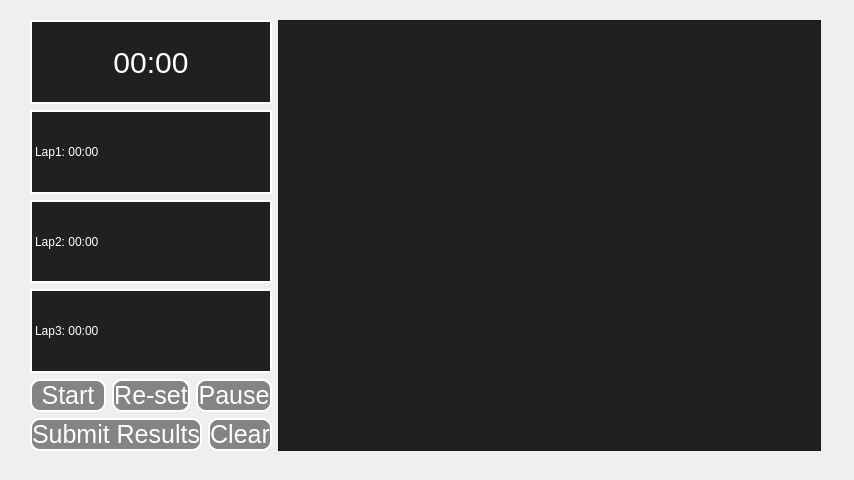
<?xml version="1.0" encoding="UTF-8"?>
<ui version="4.0">
 <class>parentForm</class>
 <widget class="QWidget" name="parentForm">
  <property name="geometry">
   <rect>
    <x>0</x>
    <y>0</y>
    <width>854</width>
    <height>480</height>
   </rect>
  </property>
  <property name="windowTitle">
   <string>Form</string>
  </property>
  <property name="styleSheet">
   <string notr="true"/>
  </property>
  <widget class="QWidget" name="layoutWidget">
   <property name="geometry">
    <rect>
     <x>30</x>
     <y>20</y>
     <width>791</width>
     <height>431</height>
    </rect>
   </property>
   <layout class="QHBoxLayout" name="horizontalLayout_3">
    <item>
     <layout class="QVBoxLayout" name="verticalLayout_2">
      <item>
       <widget class="QLabel" name="label">
        <property name="styleSheet">
         <string notr="true">QLabel{
border : 2px solid white;
font-size: 30px;
color: white;
background-color: rgb(32,32,32);
}</string>
        </property>
        <property name="text">
         <string>00:00</string>
        </property>
        <property name="alignment">
         <set>Qt::AlignCenter</set>
        </property>
       </widget>
      </item>
      <item>
       <widget class="QLabel" name="lap1">
        <property name="styleSheet">
         <string notr="true">QLabel{
border : 2px solid white;
background-color: rgb(32,32,32);
color: white;
}</string>
        </property>
        <property name="text">
         <string>Lap1: 00:00</string>
        </property>
       </widget>
      </item>
      <item>
       <widget class="QLabel" name="lap2">
        <property name="styleSheet">
         <string notr="true">QLabel{
border : 2px solid white;
background-color: rgb(32,32,32);
color: white;
}</string>
        </property>
        <property name="text">
         <string>Lap2: 00:00</string>
        </property>
       </widget>
      </item>
      <item>
       <widget class="QLabel" name="lap3">
        <property name="styleSheet">
         <string notr="true">QLabel{
border : 2px solid white;
background-color: rgb(32,32,32);
color: white;
}</string>
        </property>
        <property name="text">
         <string>Lap3: 00:00</string>
        </property>
       </widget>
      </item>
      <item>
       <layout class="QHBoxLayout" name="horizontalLayout_4">
        <item>
         <widget class="QPushButton" name="start">
          <property name="styleSheet">
           <string notr="true">QPushButton{
border-style: outset;
border-width: 2px;
    border-radius: 10px;
background-color: rgb(132,132,132);
font-size: 25px;
color: rgb(255,255,255);
}</string>
          </property>
          <property name="text">
           <string>Start</string>
          </property>
         </widget>
        </item>
        <item>
         <widget class="QPushButton" name="re_set">
          <property name="styleSheet">
           <string notr="true">QPushButton{
border-style: outset;
border-width: 2px;
    border-radius: 10px;
background-color: rgb(132,132,132);
font-size: 25px;
color: rgb(255,255,255);
}</string>
          </property>
          <property name="text">
           <string>Re-set</string>
          </property>
         </widget>
        </item>
        <item>
         <widget class="QPushButton" name="pause">
          <property name="styleSheet">
           <string notr="true">QPushButton{
border-style: outset;
border-width: 2px;
    border-radius: 10px;
background-color: rgb(132,132,132);
font-size: 25px;
color: rgb(255,255,255);
}</string>
          </property>
          <property name="text">
           <string>Pause</string>
          </property>
         </widget>
        </item>
       </layout>
      </item>
      <item>
       <layout class="QHBoxLayout" name="horizontalLayout_5">
        <item>
         <widget class="QPushButton" name="pushButtonSubmitResults">
          <property name="styleSheet">
           <string notr="true">QPushButton{
border-style: outset;
border-width: 2px;
    border-radius: 10px;
background-color: rgb(132,132,132);
font-size: 25px;
color: rgb(255,255,255);
}</string>
          </property>
          <property name="text">
           <string>Submit Results</string>
          </property>
         </widget>
        </item>
        <item>
         <widget class="QPushButton" name="pushButtonClear">
          <property name="styleSheet">
           <string notr="true">QPushButton{
border-style: outset;
border-width: 2px;
    border-radius: 10px;
background-color: rgb(132,132,132);
font-size: 25px;
color: rgb(255,255,255);
}</string>
          </property>
          <property name="text">
           <string>Clear</string>
          </property>
         </widget>
        </item>
       </layout>
      </item>
     </layout>
    </item>
    <item>
     <widget class="QTextEdit" name="commentBox">
      <property name="styleSheet">
       <string notr="true">QTextEdit{
color: rgb(255,255,255);
background-color: rgb(32,32,32);
}</string>
      </property>
     </widget>
    </item>
   </layout>
  </widget>
 </widget>
 <resources/>
 <connections/>
</ui>
